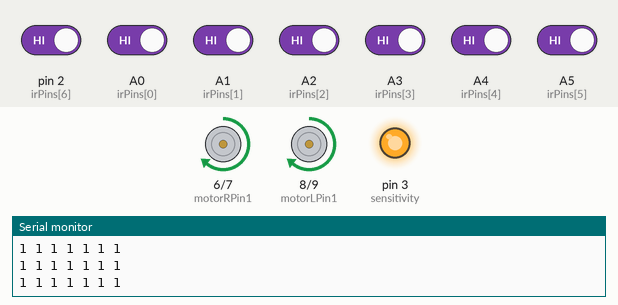
The sketch below on a simulated Arduino Uno, built with avr-gcc and run on an emulated ATmega328P. On the bench: motor-driver pin pairs drawn as motors (green arrow = first pin HIGH = forward, orange = second pin HIGH = backward, longer = more drive, scaled by the enable pin), output pins drawn as LEDs (lit = HIGH), the last lines printed to the serial monitor. Inputs (shaded band) come from the test bench; at power-on: A0 (irPins[0]), A1 (irPins[1]), A2 (irPins[2]), A3 (irPins[3]), A4 (irPins[4]), A5 (irPins[5]), pin 2 (irPins[6]) HIGH.

Above: at 1.2 s.
1.3 s: A0 (irPins[0]) driven LOW and A1 (irPins[1]) driven LOW
At 2.4 s:
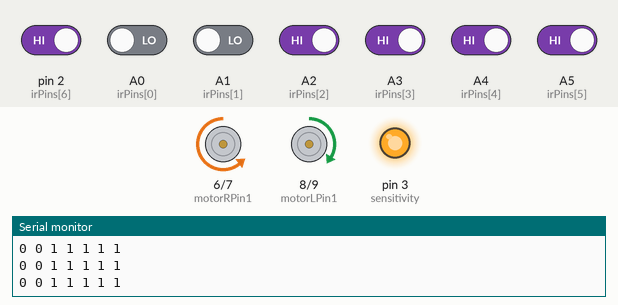
Timing chart, 0 to 4.3 s (numbered marks = the images above; inputs shaded):
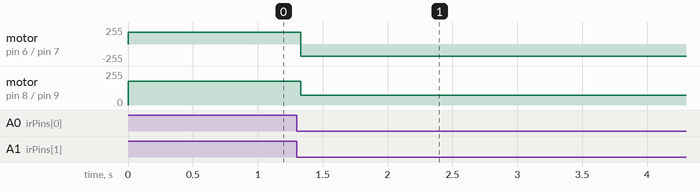

The sketch:

code_with_tcrt500_digital.ino
```cpp
/*
** Line Follower Basic v. 0.5
** Last Update: 2013-05-21
*/


int sensitivity = 3 ;

/* Define motor controll inputs */

const int motorRPin1 = 6; // signal pin 1 for the right motor, connect to IN1
const int motorRPin2 = 7;  // signal pin 2 for the right motor, connect to IN2
const int motorREnable = 5; // enable pin for the right motor (needs to be PWM enabled)

const int motorLPin1 = 8; // signal pin 1 for the left motor, connect to IN3 (was 5 - need to change)
const int motorLPin2 = 9; // signal pin 2 for the left motor, connect to IN4
const int motorLEnable = 10; // enable pin for the left motor (needs to be PWM enabled)

/* Define the pins for the IR receivers */
const int irPins[8] = {A0,A1,A2,A3,A4,A5,2};

/* Define values for the IR Sensor readings */

// an array to hold values from analogRead on the ir sensor (0-1023)
//int irSensorAnalog[6] = {0,0,0,0,0,0};

// an array to hold boolean values (1/0) for the ir sensors, based on the analog read and the predefined treashold
int irSensorDigital[8] = {0,0,0,0,0,0,0};

// the value above which we determine an IR sensor reading indicates the sensor is over a line
//int treashold = 700;

// binary representation of the sensor reading from left to right
int irSensors = B0000000;

// sensors detecting the line
int count = 0;

// a score to determine deviation from the line [-180 ; +180]. Negative means the robot is left of the line.
int error = 0;

//  store the last value of error
int errorLast = 0;

// a coorection value, based on the error that is used to change motor speed with PWM
int correction = 0;

// keep track of the laps
int lap = 0;

/* Set up maximum speed and speed for turning (to be used with PWM) */

// PWM to control motor speed [0 - 255]
int maxSpeed = 180;

/* variables to keep track of current speed of motors */
int motorLSpeed = 0;
int motorRSpeed = 0;

void setup() {

   analogWrite(sensitivity,255);
Serial.begin(9600);
  /* Set up motor controll pins as output */
  pinMode(motorLPin1,OUTPUT);
  pinMode(motorLPin2,OUTPUT);
  pinMode(motorLEnable,OUTPUT);

  pinMode(motorRPin1,OUTPUT);
  pinMode(motorRPin2,OUTPUT);
  pinMode(motorREnable,OUTPUT);
      pinMode(sensitivity,OUTPUT);


  /* Set-up IR sensor pins as input */
  for (int i = 0; i < 7; i++) {
    pinMode(irPins[i], INPUT);
  }

  /* Change the PWM frequency of digital pins 5 and 6 (timer0) to Phase-correct PWM of 31.250 kHz
  from the default of ~500Hz. Using code from Adjusting PWM Frequencies
  http://playground.arduino.cc/Main/TimerPWMCheatsheet

  This requires a separate change in the wiring.c function in the Arduino program files
  hardware\arduino\cores\arduino\wiring.c from:
  #define MICROSECONDS_PER_TIMER0_OVERFLOW (clockCyclesToMicroseconds(64 * 256))

  to:
  #define MICROSECONDS_PER_TIMER0_OVERFLOW (clockCyclesToMicroseconds(1 * 510))

  Without the change to wiring.c time functions (millis, delay, as well as libraries using them
  will not work corectly.
  */
  TCCR0A = _BV(COM0A1) | _BV(COM0B1) | _BV(WGM01) | _BV(WGM00);
  TCCR0B = _BV(CS00);
}

void loop() {
 Scan();
 UpdateError();
 UpdateCorrection();
 Drive();
}

void Scan() {

//------------------
  count = 0;

  irSensors = B0000000;

  for (int i = 0; i < 7; i++) {
    irSensorDigital[i] = digitalRead(irPins[i]);
    Serial.print(irSensorDigital[i]);
    Serial.print(" ");
    count = count + irSensorDigital[i];
    int b = 6-i;
    irSensors = irSensors + (irSensorDigital[i]<<b);
    }
    Serial.println(" ");
      delay(100);


}

void UpdateError() {

  errorLast = error;

  switch (irSensors) {

    case B0000000:
       if (errorLast < 0) { error = -180;}
       else if (errorLast > 0) {error = 180;}
       break;

     case B1000000: // leftmost sensor on the line
       error = -150;
       break;

     case B0100000:
       error = -90;
       break;

     case B0010000:
       error = -30;
       break;

     case B0000100:
       error = 30;
       break;

     case B0000010:
       error = 90;
       break;

     case B0000001: // rightmost sensor on the line
       error = 150;
       break;

/* 2 Sensors on the line */

     case B1100000:
       error = -120;
       break;

     case B0110000:
       error = -60;
       break;

     case B0001000:
       error = 0;
       break;

     case B0000110:
       error = 60;
       break;

     case B0000011:
       error = 120;
       break;

/* 3 Sensors on the line */

     case B1110000:
       error = -150;
       break;

     case B0000111:
       error = 150;
       break;

 /* 4 Sensors on the line */
     case B1111000:
       error = -150;
       break;

     case B1110100:
       error = -150;
       break;

     case B0001111:
       error = 150;
       break;

     case B0010111:
       error = 150;
       break;

/* 5 Sensors on the line */
     case B1111100:
       error = -150;
       break;

     case B0011111:
       error = +150;
       break;

     case B1111111:

       lap = lap + 1; // increment laps when start/finish line is crossed
       error = 0;
       break;

     default:
     error = errorLast;
  }
}

void UpdateCorrection() {

  if (error >= 0 && error < 30) {
    correction = 0;
  }

  else if (error >=30 && error < 60) {
    correction = 15;
  }

  else if (error >=60 && error < 90) {
    correction = 40;
  }

  else if (error >=90 && error < 120) {
    correction = 55;
  }

  else if (error >=120 && error < 150) {
    correction = 75;
  }

  else if (error >=150 && error < 180) {
    correction = 255;
  }

  else if (error >=180) {
    correction = 305;
  }

  if (error <= 0 && error > -30) {
    correction = 0;
  }

  else if (error <= -30 && error > -60) {
    correction = -15;
  }

  else if (error <= -60 && error > -90) {
    correction = -40;
  }

  else if (error <= -90 && error > -120) {
    correction = -55;
  }

  else if (error <= -120 && error > -150) {
    correction = -75;
  }

  else if (error <= -150 && error > -180) {
    correction = -255;
  }

  else if (error <= -180) {
    correction = -305;
  }

  if (correction >= 0) {
    motorRSpeed = maxSpeed - correction;
    motorLSpeed = maxSpeed;
  }

  else if (correction < 0) {
    motorRSpeed = maxSpeed;
    motorLSpeed = maxSpeed + correction;
  }
}

void Drive() {
  if (motorRSpeed > 255) {motorRSpeed = 255;}
  else if (motorRSpeed < -255) {motorRSpeed = -255;}

  if (motorLSpeed > 255) {motorLSpeed = 255;}
  else if (motorLSpeed < -255) {motorLSpeed = -255;}

  if (motorRSpeed > 0) { // right motor forward (using PWM)
     analogWrite(motorREnable, motorRSpeed);
     digitalWrite(motorRPin1, HIGH);
     digitalWrite(motorRPin2, LOW);
  }

  else if (motorRSpeed < 0) {// right motor reverse (using PWM)
     analogWrite(motorREnable, abs(motorRSpeed));
     digitalWrite(motorRPin1, LOW);
     digitalWrite(motorRPin2, HIGH);
  }

  else if (motorRSpeed == 0) { // right motor fast stop
     digitalWrite(motorREnable, HIGH);
     digitalWrite(motorRPin1, LOW);
     digitalWrite(motorRPin2, LOW);
  }

  if (motorLSpeed > 0) { // right motor forward (using PWM)
     analogWrite(motorLEnable, motorLSpeed);
     digitalWrite(motorLPin1, HIGH);
     digitalWrite(motorLPin2, LOW);
  }

  else if (motorLSpeed < 0) { // right motor reverse (using PWM)
     analogWrite(motorLEnable, abs(motorLSpeed));
     digitalWrite(motorLPin1, LOW);
     digitalWrite(motorLPin2, HIGH);
  }

    else if (motorLSpeed == 0) { // left motor fast stop
     digitalWrite(motorLEnable, HIGH);
     digitalWrite(motorLPin1, LOW);
     digitalWrite(motorLPin2, LOW);
  }
}
```

Measured:
- after the input at 1.3 s, motor on pin 6 (motorRPin1) / pin 7 (motorRPin2): forward 180/255 → backward 180/255 at once; motor on pin 8 (motorLPin1) / pin 9 (motorLPin2): forward 180/255 → forward 75/255 at once
